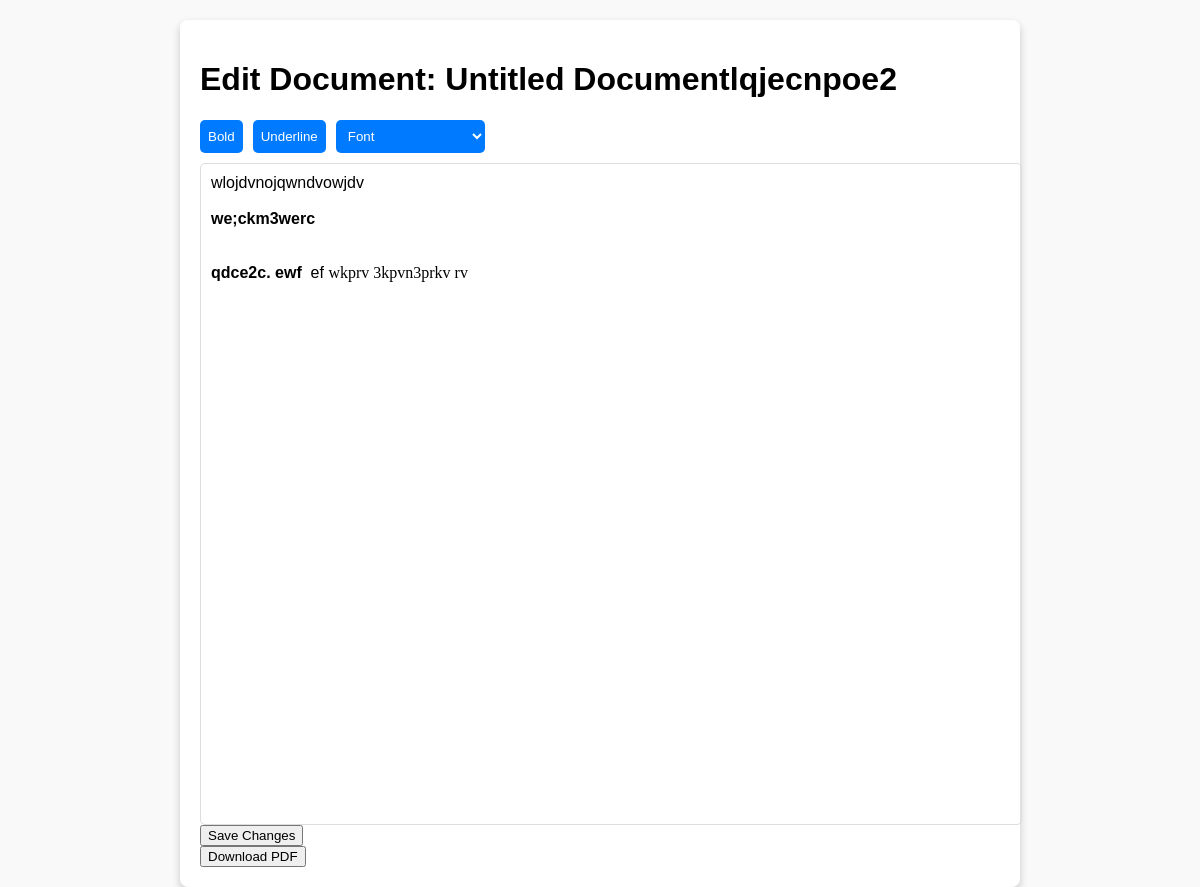
Page /edit/1/ on the committed database.
### myapp/models.py (models this page shows, shortened)
class Document(models.Model):
    title = models.CharField(max_length=255, default="Untitled Document")
    content = models.TextField(blank=True, null=True)
    created_at = models.DateTimeField(auto_now_add=True)
    updated_at = models.DateTimeField(auto_now=True)

### myapp/views.py (the view)
# urls.py: path('edit/<int:document_id>/', views.edit_document, name='edit_document'),  # Edit document view
def edit_document(request, document_id):
    document = get_object_or_404(Document, id=document_id)
    if request.method == 'POST':
        document.content = request.POST.get('content')
        document.save()
        return redirect('dashboard')
    return render(request, 'edit_document.html', {'document': document})

### myapp/templates/edit_document.html (shortened to what this page needs)
<!DOCTYPE html>
<html lang="en">
<head>
</head>
<body>
    <div class="editor-container">
        <header>
            <h1>Edit Document: {{ document.title }}</h1>
        </header>
        <div class="toolbar">
            <button onclick="document.execCommand('bold', false, null)">Bold</button>
            <button onclick="document.execCommand('underline', false, null)">Underline</button>
            <select onchange="changeFont(this.value)">
                <option value="">Font</option>
            </select>
        </div>
        <div id="editor" class="editor" contenteditable="true">
            {{ document.content|safe }}
        </div>
        <form action="{% url 'save_document' document.id %}" method="post">
            <button type="submit" class="save-button" onclick="saveContent()">Save Changes</button>
        </form>
        <a href="{% url 'export_to_pdf' document.id %}">
            <button type="button">Download PDF</button>
        </a>
    </div>
</body>
</html>

### myapp/templates/edit_document.html (style rules this page uses)
body { font-family: Arial, sans-serif; margin: 0; padding: 0; display: flex; flex-direction: column; align-items: center; height: 100vh; background-color: #f9f9f9; }
.editor-container { width: 80%; max-width: 800px; margin: 20px auto; padding: 20px; background-color: white; border-radius: 8px; box-shadow: 0 4px 8px rgba(0, 0, 0, 0.2); }
.toolbar { display: flex; justify-content: flex-start; gap: 10px; margin-bottom: 10px; }
.toolbar button, .toolbar select { padding: 8px; border: none; border-radius: 5px; background-color: #007bff; color: white; cursor: pointer; }
.editor { width: 100%; height: 80vh; border: 1px solid #ddd; border-radius: 5px; padding: 10px; outline: none; font-family: Arial, sans-serif; font-size: 16px; resize: none; overflow-y: auto; }

### rows in the picture
Document: title "Untitled Documentlqjecnpoe2", content "wlojdvnojqwndvowjdv we;ckm3werc qdce2c. ewf ef wkprv 3kpvn3prkv rv"
